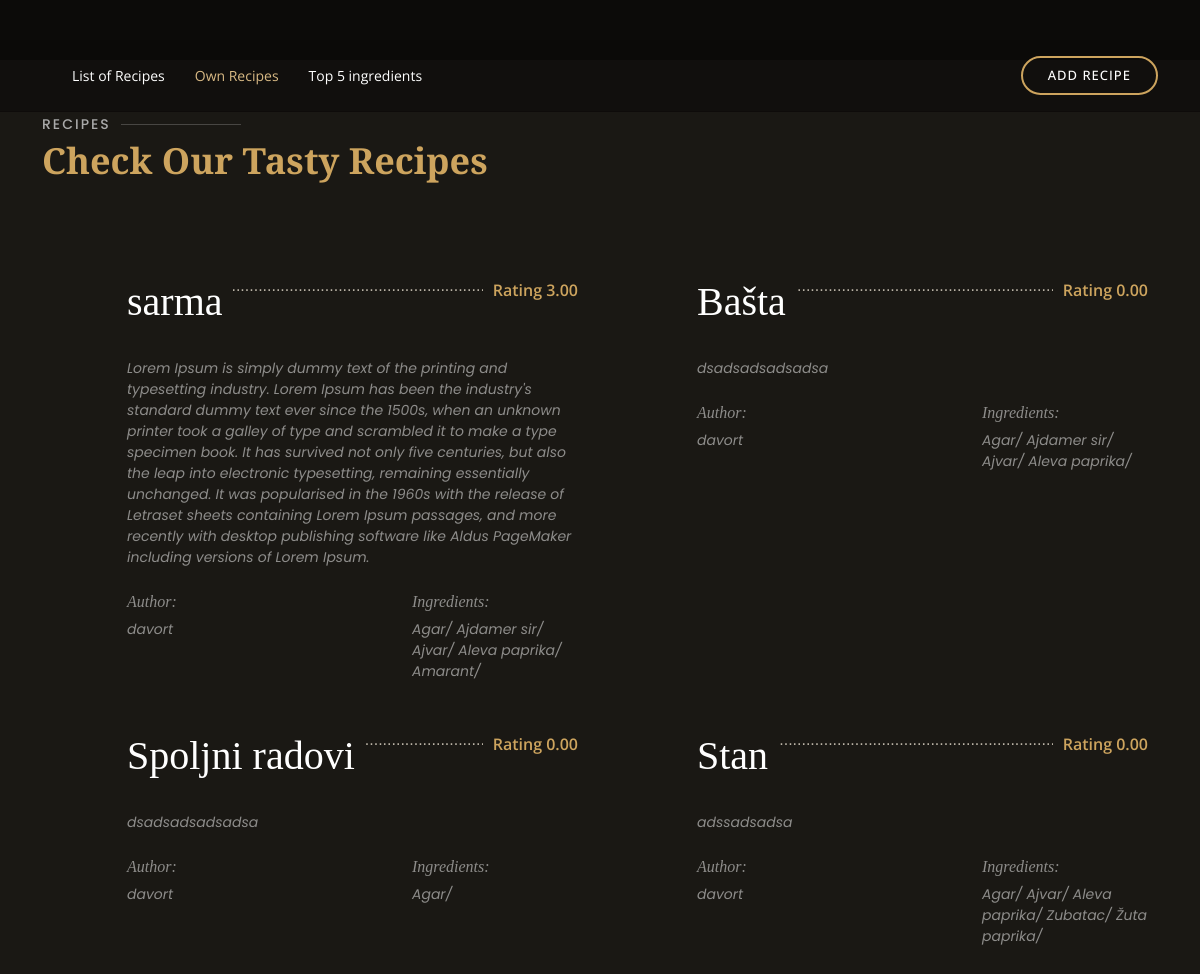
Screenshot of /recipes/own-list/ (signed in) with the database file from the repository.
### recipes/models.py (models this page shows, shortened)
class Recipe(models.Model):
    name = models.CharField(max_length=255)
    recipe_text = models.TextField()
    ingredients = models.ManyToManyField(Ingredient)
    author = models.ForeignKey(User, on_delete=models.CASCADE)
    average_rating = models.DecimalField(default=0.0, max_digits=3, decimal_places=2)  # To store average rating
    total_ratings = models.PositiveIntegerField(default=0)

### user/models.py (models this page shows, shortened)
class User(AbstractUser):
    email = models.EmailField(unique=True)
    first_name = models.CharField(max_length=100)
    last_name = models.CharField(max_length=100)
    USERNAME_FIELD = 'email'
    REQUIRED_FIELDS = ['first_name', 'last_name']

### ingredient/models.py (models this page shows, shortened)
class Ingredient(models.Model):
    name = models.CharField(max_length=100)

### recipes/views.py (the view)
# urls.py: path('own-list/', own_recipe_list, name='own_recipe_list'),
@login_required
def own_recipe_list(request):
    user = request.user
    own_recipes = Recipe.objects.filter(author=user)
    return render(request, 'own_recipe_list.html', {'own_recipes': own_recipes})

### templates/own_recipe_list.html (shortened to what this page needs)
{% load static %}
<!DOCTYPE html>
<html lang="en">
<head>
    <link rel="stylesheet" type="text/css" href="{% static 'assets_list/vendor/bootstrap/css/bootstrap.min.css' %}">
    <link rel="stylesheet" type="text/css" href="{% static 'assets_list/css/style.css' %}">
</head>
<body>
<header id="header" class="fixed-top d-flex align-items-cente">
    <div class="container-fluid container-xl d-flex align-items-center justify-content-lg-between">
      <nav id="navbar" class="navbar order-last order-lg-0">
        <ul>
          <li><a class="nav-link scrollto" href="{% url 'recipe_list'%}">List of Recipes</a></li>
          <li><a class="nav-link scrollto active" href="{% url 'own_recipe_list' %}">Own Recipes</a></li>
          <li><a class="nav-link scrollto " href="{% url 'top_ingredients' %}">Top 5 ingredients</a></li>
        </ul>
      </nav>
        <a href="{% url 'create_recipe' %}" class="book-a-table-btn scrollto d-none d-lg-flex">Add Recipe</a>
    </div>
  </header>
<main id="main" style="padding-top:5%;">
    <section id="menu" class="menu section-bg" >
        <div class="container" data-aos="fade-up">
            <div class="section-title">
                <h2>Recipes</h2>
                <p>Check Our Tasty Recipes</p>
            </div>
            <div class="row menu-container" data-aos="fade-up" data-aos-delay="200">
                {% for recipe in own_recipes %}
                <div class="col-lg-6 menu-item filter-starters">
                    <div class="menu-content">
                        <a href="{% url 'recipe_detail' recipe_id=recipe.id %}"><h1>{{ recipe.name }}</h1></a><span>Rating {{ recipe.average_rating }}</span>
                    </div>
                    <div class="menu-ingredients">
                        {{ recipe.recipe_text }}
                    </div>
                    <div class="row">
                        <div class="col-lg-6">
                            <div class="menu-ingredients">
                                <h6> Author: </h6>
                                <span>  {{ recipe.author.username }}</span>
                            </div>
                        </div>
                        <div class="col-lg-6">
                            <div class="menu-ingredients">
                                <h6>Ingredients: </h6>
                                {% for ingredient in recipe.ingredients.all %}
                                <span> {{ ingredient.name }}/ </span>
                                {% endfor %}
                            </div>
                        </div>
                    </div>
                </div>
                {% endfor %}
            </div>
        </div>
    </section>
</main>
</body>
</html>

### static/assets_list/css/style.css (style rules this page uses)
body { font-family: "Open Sans", sans-serif; background: #0c0b09; color: #fff; }
a { color: #cda45e; text-decoration: none; }
h1, h2, h3, h4, h5, h6 { font-family: "Playfair Display", serif; }
#header { background: rgba(12, 11, 9, 0.6); border-bottom: 1px solid rgba(12, 11, 9, 0.6); transition: all 0.5s; z-index: 997; padding: 15px 0; top: 40px; }
.book-a-table-btn { margin: 0 0 0 15px; border: 2px solid #cda45e; color: #fff; border-radius: 50px; padding: 8px 25px; text-transform: uppercase; font-size: 13px; font-weight: 500; letter-spacing: 1px; transition: 0.3s; }
.navbar { padding: 0; }
.navbar ul { margin: 0; padding: 0; display: flex; list-style: none; align-items: center; }
.navbar li { position: relative; }
.navbar a, .navbar a:focus { display: flex; align-items: center; justify-content: space-between; padding: 10px 0 10px 30px; color: #fff; white-space: nowrap; transition: 0.3s; font-size: 14px; }
.navbar a:hover, .navbar .active, .navbar .active:focus, .navbar li:hover>a { color: #d9ba85; }
section { padding: 60px 0; overflow: hidden; }
.section-bg { background-color: #1a1814; }
.section-title { padding-bottom: 40px; }
.section-title h2 { font-size: 14px; font-weight: 500; padding: 0; line-height: 1px; margin: 0 0 5px 0; letter-spacing: 2px; text-transform: uppercase; color: #aaaaaa; font-family: "Poppins", sans-serif; }
.section-title h2::after { content: ""; width: 120px; height: 1px; display: inline-block; background: rgba(255, 255, 255, 0.2); margin: 4px 10px; }
.section-title p { margin: 0; margin: 0; font-size: 36px; font-weight: 700; font-family: "Playfair Display", serif; color: #cda45e; }
.menu .menu-item { margin-top: 50px; }
.menu .menu-content { margin-left: 85px; overflow: hidden; display: flex; justify-content: space-between; position: relative; }
.menu .menu-content::after { content: "......................................................................" "...................................................................." "...................................................................."; position: absolute; left: 20px; right: 0; top: -4px; z-index: 1; color: #bab3a6; font-family: Arial, "Helvetica Neue", Helvetica, sans-serif; }
.menu .menu-content a { padding-right: 10px; background: #1a1814; position: relative; z-index: 3; font-weight: 700; color: white; transition: 0.3s; }
.menu .menu-content span { background: #1a1814; position: relative; z-index: 3; padding: 0 10px; font-weight: 600; color: #cda45e; }
.menu .menu-ingredients { margin-left: 85px; font-style: italic; font-size: 14px; font-family: "Poppins", sans-serif; color: rgba(255, 255, 255, 0.5); }

### rows the page displays
Recipe: name "sarma", average_rating "3.00", recipe_text "Lorem Ipsum is simply dummy text of the printing and typesetting industry. Lorem Ipsum has been the industry's standard dummy text ever since the 1500s, when an unknown printer took a galley of type and scrambled it to make a type specimen book. It has survived not only five centuries, but also the leap into electronic typesetting, remaining essentially unchanged. It was popularised in the 1960s with the release of Letraset sheets containing Lorem Ipsum passages, and more recently with desktop publishing software like Aldus PageMaker including versions of Lorem Ipsum.", author.username "davort"
Ingredient: name "Agar"
Ingredient: name "Ajdamer sir"
Ingredient: name "Ajvar"
Ingredient: name "Aleva paprika"
Ingredient: name "Amarant"
Recipe: name "Bašta", average_rating "0.00", recipe_text "dsadsadsadsadsa", author.username "davort"
Recipe: name "Spoljni radovi", average_rating "0.00", recipe_text "dsadsadsadsadsa", author.username "davort"
Recipe: name "Stan", average_rating "0.00", recipe_text "adssadsadsa", author.username "davort"
Ingredient: name "Zubatac"
Ingredient: name "Žuta paprika"
